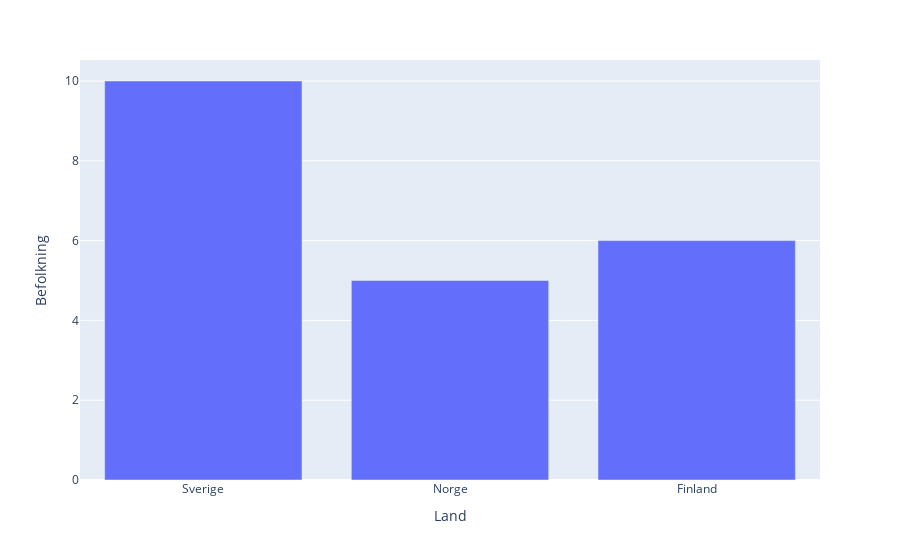

Notebook code for this chart:
### Code cell
import plotly.express as px
import pandas as pd

# Skapa en exempel DataFrame
df = pd.DataFrame({
    'Land': ['Sverige', 'Norge', 'Finland'],
    'Befolkning': [10, 5, 6],
    'Yta': [450, 500, 340]
})

# Skapa ett stapeldiagram och anpassa hover-data
fig = px.bar(df, x='Land', y='Befolkning', 
             hover_data={'Land': False, 'Yta': True})  # Dölj land och visa yta vid hover

fig.show()

### Figure 1 — Plotly figure (JSON) as saved in the notebook; plotly's stock layout.template omitted (floating-point values rounded to 4 significant figures)
{"data": [{"customdata": [[450], [500], [340]], "hovertemplate": "Befolkning=%{y}<br>Yta=%{customdata[0]}<extra></extra>", "legendgroup": "", "marker": {"color": "#636efa", "pattern": {"shape": ""}}, "name": "", "orientation": "v", "showlegend": false, "textposition": "auto", "type": "bar", "x": ["Sverige", "Norge", "Finland"], "xaxis": "x", "y": [10, 5, 6], "yaxis": "y"}], "layout": {"barmode": "relative", "legend": {"tracegroupgap": 0}, "margin": {"t": 60}, "xaxis": {"anchor": "y", "domain": [0, 1], "title": {"text": "Land"}}, "yaxis": {"anchor": "x", "domain": [0, 1], "title": {"text": "Befolkning"}}}}
